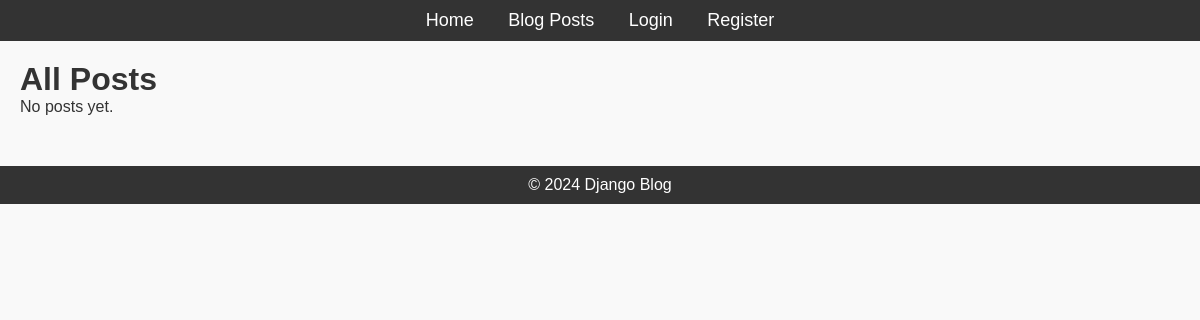
The app's page /posts/, older data.
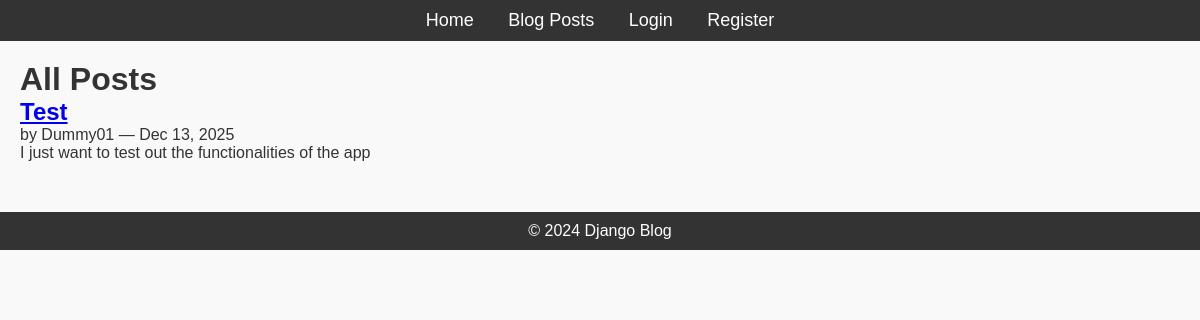
The same page, newer data.
### blog/models.py (models this page shows, shortened)
class Post(models.Model):
    title = models.CharField(max_length=200)
    content = models.TextField()
    published_date = models.DateTimeField(auto_now_add=True)
    author = models.ForeignKey(User, on_delete=models.CASCADE, related_name='posts')
    tags = TaggableManager(blank=True)  # Adding tagging functionality

### blog/views.py (the view)
# urls.py: path('posts/', PostListView.as_view(), name='posts'), # List view for posts
class PostListView(ListView):
    model = Post
    template_name = 'blog/post_list.html'
    context_object_name = 'posts'
    ordering = ['-published_date']
    paginate_by = 8

### blog/templates/blog/post_list.html (shortened to what this page needs)
{% extends 'blog/base.html' %}
{% block content %}
<h1>All Posts</h1>
{% for post in posts %}
  <article>
    <h2><a href="{% url 'post-detail' post.pk %}">{{ post.title }}</a></h2>
    <p>by {{ post.author }} — {{ post.published_date|date:"M j, Y" }}</p>
    <p>{{ post.content|truncatechars:200 }}</p>
  </article>
{% empty %}
  <p>No posts yet.</p>
{% endfor %}
{% endblock %}

### blog/templates/blog/base.html (shortened to what this page needs)
<!DOCTYPE html>
<html lang="en">
{%load static %}
<head>
    <link rel="stylesheet" href="{% static 'css/styles.css' %}">
</head>
<body>
    <header>
        <nav>
            <ul>
                <li><a href="{% url 'home' %}">Home</a></li>
                <li><a href="{% url 'posts' %}">Blog Posts</a></li>
                <li><a href="{% url 'login' %}">Login</a></li>
                <li><a href="{% url 'register' %}">Register</a></li>
            </ul>
        </nav>
    </header>
    <div class="content">
        {% block content %}{% endblock %}
    </div>
    <footer>
        <p>&copy; 2024 Django Blog</p>
    </footer>
</body>
</html>

### blog/static/css/styles.css (style rules this page uses)
* { margin: 0; padding: 0; box-sizing: border-box; }
body { font-family: Arial, sans-serif; background-color: #f9f9f9; color: #333; }
header { background-color: #333; padding: 10px; text-align: center; }
header nav ul { list-style-type: none; }
header nav ul li { display: inline; margin: 0 15px; }
header nav ul li a { color: white; text-decoration: none; font-size: 18px; }
.content { margin: 20px; }
footer { text-align: center; margin-top: 50px; padding: 10px; background-color: #333; color: white; }

Row changes from the older to the newer data that the page shows:
added Post: title "Test", author "Dummy01", published_date "Dec 13, 2025", content "I just want to test out the functionalities of the app"
Text that changed along with them:
text no longer shown: "No posts yet."
